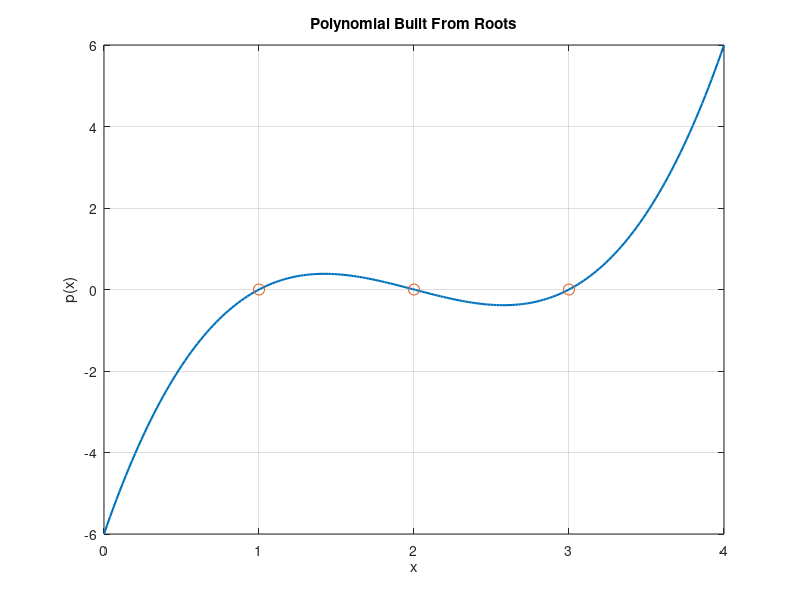

The MATLAB script that drew this image:
% MATH 346 - Week 3
% Possible worked solution - compare only after attempting the starter.
% Other correct implementations are possible.
% Polynomial utility commands and checks

clear; clc; close all;

roots_expected = [1 2 3];
p = poly(roots_expected);
roots_computed = roots(p);

disp("Coefficients built from roots 1, 2, and 3:");
disp(p);

disp("Roots recovered from the coefficient vector:");
disp(roots_computed.');

factor1 = [1 -1];
factor2 = [1 -2];
factor3 = [1 -3];
p_from_factors = conv(conv(factor1, factor2), factor3);

assert(norm(p - p_from_factors) < 1e-12);

dp = polyder(p);
slope_at_2 = polyval(dp, 2);

fprintf("Derivative coefficients:\n");
disp(dp);
fprintf("Derivative evaluated at x = 2: %.3f\n", slope_at_2);

x = linspace(0, 4, 200);
y = polyval(p, x);

figure;
plot(x, y, "LineWidth", 1.5);
hold on;
plot(roots_expected, zeros(size(roots_expected)), "o", "MarkerSize", 8);
grid on;
xlabel("x");
ylabel("p(x)");
title("Polynomial Built From Roots");
